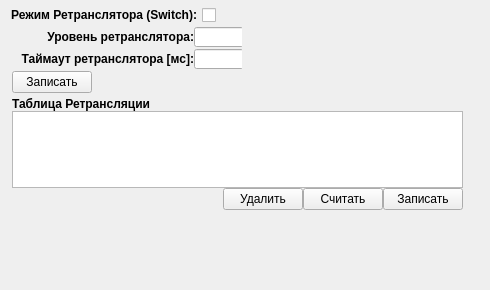
         <widget class="QWidget" name="NetTab">
          <property name="enabled">
           <bool>true</bool>
          </property>
          <attribute name="title">
           <string>Настройки сети</string>
          </attribute>
          <widget class="QWidget" name="verticalLayoutWidget_5">
           <property name="geometry">
            <rect>
             <x>0</x>
             <y>0</y>
             <width>481</width>
             <height>281</height>
            </rect>
           </property>
           <layout class="QVBoxLayout" name="NetTab_Layout">
            <property name="spacing">
             <number>0</number>
            </property>
            <property name="leftMargin">
             <number>5</number>
            </property>
            <property name="topMargin">
             <number>5</number>
            </property>
            <property name="rightMargin">
             <number>5</number>
            </property>
            <property name="bottomMargin">
             <number>5</number>
            </property>
            <item>
             <layout class="QHBoxLayout" name="horizontalLayout_19">
              <item>
               <widget class="QCheckBox" name="SWITCH">
                <property name="font">
                 <font>
                  <weight>75</weight>
                  <bold>true</bold>
                 </font>
                </property>
                <property name="layoutDirection">
                 <enum>Qt::RightToLeft</enum>
                </property>
                <property name="text">
                 <string>Режим Ретранслятора (Switch):</string>
                </property>
               </widget>
              </item>
              <item>
               <spacer name="horizontalSpacer_6">
                <property name="orientation">
                 <enum>Qt::Horizontal</enum>
                </property>
                <property name="sizeHint" stdset="0">
                 <size>
                  <width>40</width>
                  <height>20</height>
                 </size>
                </property>
               </spacer>
              </item>
             </layout>
            </item>
            <item>
             <layout class="QHBoxLayout" name="horizontalLayout_20">
              <property name="spacing">
               <number>0</number>
              </property>
              <item>
               <widget class="QLabel" name="label_30">
                <property name="text">
                 <string/>
                </property>
               </widget>
              </item>
              <item>
               <widget class="QWidget" name="SwitchPropWidget" native="true">
                <property name="sizePolicy">
                 <sizepolicy hsizetype="Maximum" vsizetype="Maximum">
                  <horstretch>0</horstretch>
                  <verstretch>0</verstretch>
                 </sizepolicy>
                </property>
                <property name="minimumSize">
                 <size>
                  <width>230</width>
                  <height>70</height>
                 </size>
                </property>
                <property name="maximumSize">
                 <size>
                  <width>16777215</width>
                  <height>70</height>
                 </size>
                </property>
                <widget class="QWidget" name="layoutWidget">
                 <property name="geometry">
                  <rect>
                   <x>0</x>
                   <y>0</y>
                   <width>232</width>
                   <height>71</height>
                  </rect>
                 </property>
                 <layout class="QVBoxLayout" name="SwitchPropLayout">
                  <property name="spacing">
                   <number>0</number>
                  </property>
                  <item>
                   <layout class="QHBoxLayout" name="horizontalLayout_13">
                    <item>
                     <widget class="QLabel" name="label_9">
                      <property name="enabled">
                       <bool>true</bool>
                      </property>
                      <property name="sizePolicy">
                       <sizepolicy hsizetype="Preferred" vsizetype="Preferred">
                        <horstretch>0</horstretch>
                        <verstretch>0</verstretch>
                       </sizepolicy>
                      </property>
                      <property name="font">
                       <font>
                        <weight>75</weight>
                        <bold>true</bold>
                       </font>
                      </property>
                      <property name="text">
                       <string>Уровень ретранслятора:</string>
                      </property>
                      <property name="alignment">
                       <set>Qt::AlignRight|Qt::AlignTrailing|Qt::AlignVCenter</set>
                      </property>
                     </widget>
                    </item>
                    <item>
                     <widget class="QLineEdit" name="SWITCHLVL">
                      <property name="enabled">
                       <bool>true</bool>
                      </property>
                      <property name="sizePolicy">
                       <sizepolicy hsizetype="Maximum" vsizetype="Fixed">
                        <horstretch>0</horstretch>
                        <verstretch>0</verstretch>
                       </sizepolicy>
                      </property>
                      <property name="maximumSize">
                       <size>
                        <width>50</width>
                        <height>20</height>
                       </size>
                      </property>
                     </widget>
                    </item>
                   </layout>
                  </item>
                  <item>
                   <layout class="QHBoxLayout" name="horizontalLayout_14">
                    <item>
                     <widget class="QLabel" name="label_27">
                      <property name="enabled">
                       <bool>true</bool>
                      </property>
                      <property name="sizePolicy">
                       <sizepolicy hsizetype="Preferred" vsizetype="Preferred">
                        <horstretch>0</horstretch>
                        <verstretch>0</verstretch>
                       </sizepolicy>
                      </property>
                      <property name="font">
                       <font>
                        <weight>75</weight>
                        <bold>true</bold>
                       </font>
                      </property>
                      <property name="text">
                       <string>Таймаут ретранслятора [мс]:</string>
                      </property>
                      <property name="alignment">
                       <set>Qt::AlignRight|Qt::AlignTrailing|Qt::AlignVCenter</set>
                      </property>
                     </widget>
                    </item>
                    <item>
                     <widget class="QLineEdit" name="SWITCHTM">
                      <property name="enabled">
                       <bool>true</bool>
                      </property>
                      <property name="sizePolicy">
                       <sizepolicy hsizetype="Maximum" vsizetype="Fixed">
                        <horstretch>0</horstretch>
                        <verstretch>0</verstretch>
                       </sizepolicy>
                      </property>
                      <property name="maximumSize">
                       <size>
                        <width>50</width>
                        <height>20</height>
                       </size>
                      </property>
                     </widget>
                    </item>
                   </layout>
                  </item>
                  <item>
                   <widget class="QPushButton" name="SWITCH_PROPS">
                    <property name="enabled">
                     <bool>true</bool>
                    </property>
                    <property name="sizePolicy">
                     <sizepolicy hsizetype="Maximum" vsizetype="Fixed">
                      <horstretch>0</horstretch>
                      <verstretch>0</verstretch>
                     </sizepolicy>
                    </property>
                    <property name="text">
                     <string>Записать</string>
                    </property>
                   </widget>
                  </item>
                 </layout>
                </widget>
               </widget>
              </item>
              <item>
               <spacer name="horizontalSpacer_7">
                <property name="orientation">
                 <enum>Qt::Horizontal</enum>
                </property>
                <property name="sizeHint" stdset="0">
                 <size>
                  <width>40</width>
                  <height>20</height>
                 </size>
                </property>
               </spacer>
              </item>
             </layout>
            </item>
            <item>
             <layout class="QHBoxLayout" name="horizontalLayout_26">
              <property name="spacing">
               <number>0</number>
              </property>
              <item>
               <widget class="QLabel" name="label_31">
                <property name="sizePolicy">
                 <sizepolicy hsizetype="Maximum" vsizetype="Preferred">
                  <horstretch>0</horstretch>
                  <verstretch>0</verstretch>
                 </sizepolicy>
                </property>
                <property name="text">
                 <string/>
                </property>
               </widget>
              </item>
              <item>
               <widget class="QWidget" name="SwTableWidget" native="true">
                <property name="sizePolicy">
                 <sizepolicy hsizetype="MinimumExpanding" vsizetype="MinimumExpanding">
                  <horstretch>0</horstretch>
                  <verstretch>0</verstretch>
                 </sizepolicy>
                </property>
                <widget class="QWidget" name="verticalLayoutWidget_3">
                 <property name="geometry">
                  <rect>
                   <x>0</x>
                   <y>2</y>
                   <width>451</width>
                   <height>113</height>
                  </rect>
                 </property>
                 <layout class="QVBoxLayout" name="SwTableLayout">
                  <property name="spacing">
                   <number>0</number>
                  </property>
                  <item>
                   <widget class="QLabel" name="label_26">
                    <property name="font">
                     <font>
                      <weight>75</weight>
                      <bold>true</bold>
                     </font>
                    </property>
                    <property name="text">
                     <string>Таблица Ретрансляции</string>
                    </property>
                   </widget>
                  </item>
                  <item>
                   <widget class="QListWidget" name="listWidget"/>
                  </item>
                  <item>
                   <layout class="QHBoxLayout" name="horizontalLayout_27">
                    <property name="spacing">
                     <number>0</number>
                    </property>
                    <item>
                     <spacer name="horizontalSpacer_12">
                      <property name="orientation">
                       <enum>Qt::Horizontal</enum>
                      </property>
                      <property name="sizeHint" stdset="0">
                       <size>
                        <width>40</width>
                        <height>20</height>
                       </size>
                      </property>
                     </spacer>
                    </item>
                    <item>
                     <widget class="QPushButton" name="pushButton_6">
                      <property name="text">
                       <string>Удалить</string>
                      </property>
                     </widget>
                    </item>
                    <item>
                     <widget class="QPushButton" name="pushButton_4">
                      <property name="text">
                       <string>Считать</string>
                      </property>
                     </widget>
                    </item>
                    <item>
                     <widget class="QPushButton" name="pushButton_5">
                      <property name="text">
                       <string>Записать</string>
                      </property>
                     </widget>
                    </item>
                   </layout>
                  </item>
                 </layout>
                </widget>
               </widget>
              </item>
             </layout>
            </item>
           </layout>
          </widget>
         </widget>
